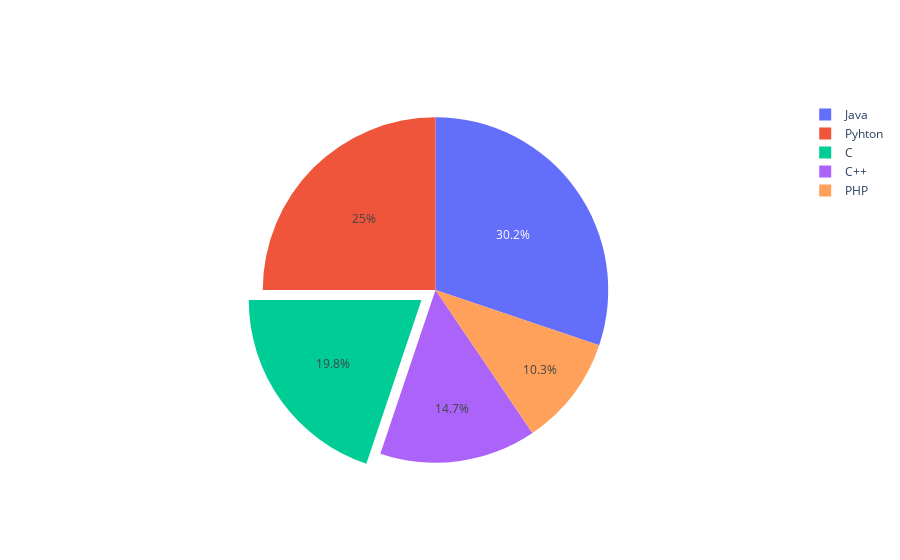

The code cell stored with this chart in its notebook:
### Code cell
# Pie 그래프 - label과 value는 필수 요소이다.
langs = ['C','C++','Java','Pyhton','PHP']
students = [23,17,35,29,12]

data = [go.Pie(
    labels=langs,
    values=students,
    pull=[0.1,0,0,0,0]
)]

fig = go.Figure(data=data)
fig.show()

### Figure 1 — Plotly figure (JSON) as saved in the notebook; plotly's stock layout.template omitted (floating-point values rounded to 4 significant figures)
{"data": [{"labels": ["C", "C++", "Java", "Pyhton", "PHP"], "pull": [0.1, 0, 0, 0, 0], "type": "pie", "values": [23, 17, 35, 29, 12]}], "layout": {}}
